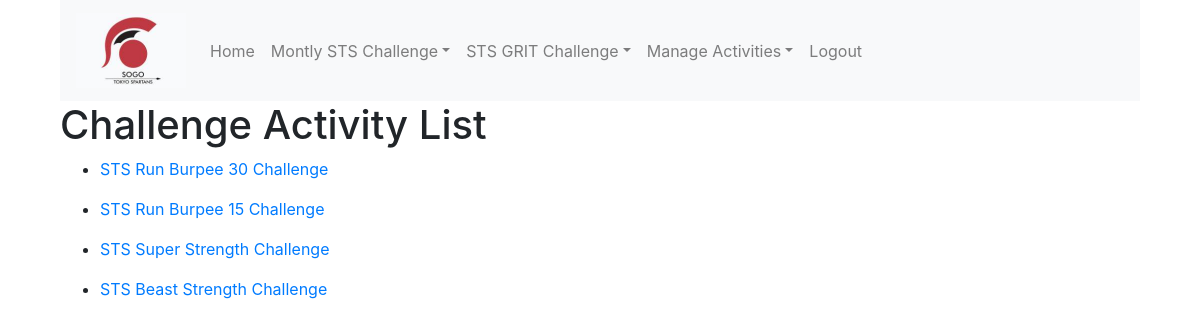
Screenshot of /sogo_app/activity_list/ (signed in) with the database file from the repository.
### sogo_app/models.py (models this page shows)
class Activities(models.Model):
    TARGET_TYPES = (('T', 'Time'),
                    ('R', 'Sets & Reps'))
    name = models.CharField(max_length=100, unique=True)
    target_type = models.CharField(max_length=1, choices=TARGET_TYPES)
    track = models.BooleanField()
    def __str__(self):
        return self.name

### sogo_app/views.py (the view)
class ActivityListView(LoginRequiredMixin, ListView):
    login_url = '/sogo_app/login'
    model = Activities

### sogo_app/templates/sogo_app/activities_list.html (shortened to what this page needs)
{%extends "base.html"%}
{%load staticfiles%}
{%load bootstrap%}
{%block body_block%}
<h1>Challenge Activity List</h1>
  {%for activity in object_list%}
  <ul>
    <li> <a href="/sogo_app/update_activity/{{activity.pk}}/">{{activity}}</a></li>
  </ul>
{%endfor%}
{%endblock%}

### static/css/base.css (style rules this page uses)
body { padding-left: 5%; padding-right: 5%; width: 100%; }

### rows the page displays
Activities: name "STS Run Burpee 30 Challenge"
Activities: name "STS Run Burpee 15 Challenge"
Activities: name "STS Super Strength Challenge"
Activities: name "STS Beast Strength Challenge"
